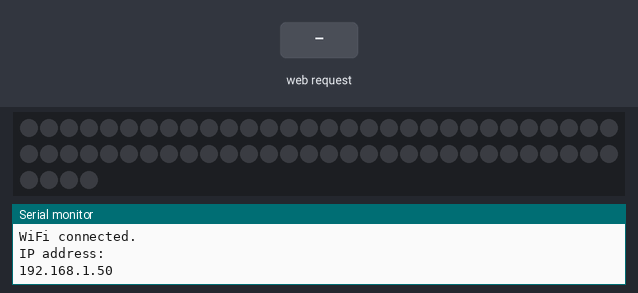
The sketch below on a simulated ESP8266 (NodeMCU). Parts: 64 RGB LEDs in strip order, left to right, continuing on the next row, the last lines printed to the serial monitor. Inputs (shaded band) come from the test bench. Dim RGB values are drawn brighter than linear; WiFi joins after 1.5 s; servers stay silent unless stated; colours are those a GRB WS2812 strip shows for the declared byte order; random numbers use the default seed unless the sketch sets one.

Above: at 2.7 s.
2.8 s: HTTP request GET /animate/on received
At 3.88 s:
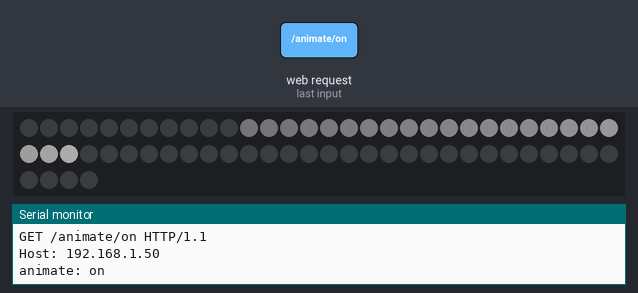
At 6.75 s:
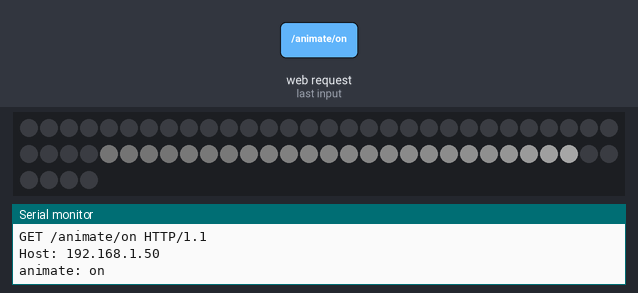
Timing chart, 0 to 8.2 s (numbered marks = the images above; inputs shaded):
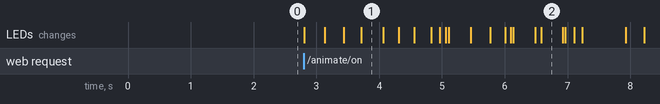

Measured:
- after the input at 2.8 s, the LEDs: first change at once (image 1 shows a later state)

The sketch:

project03.ino
```cpp
#include <ESP8266WiFi.h>
#include <FastLED.h>
#define NUM_LEDS 64
#define DATA_PIN 5
CRGB leds[NUM_LEDS];

unsigned long previousMillis = 0;
int count = 0;
int loops = 0;

// Replace with your network credentials
const char* ssid     = "test";
const char* password = "test";

WiFiServer server(80);
String header;
String outputState[64];
String animationState = "off";
const int output5 = 5;
unsigned long currentTime = millis();
unsigned long previousTime = 0;
const long timeoutTime = 25000;

void setup() {
  Serial.begin(115200);
  int i = 0;
  while (i < 64)
    outputState[i++] = "off";
  pinMode(output5, OUTPUT);
  digitalWrite(output5, LOW);

  Serial.print("Connecting to ");
  Serial.println(ssid);
  WiFi.begin(ssid, password);
  while (WiFi.status() != WL_CONNECTED) {
    delay(500);
    Serial.println(".");
  }
  Serial.println("");
  Serial.println("WiFi connected.");
  Serial.println("IP address: ");
  Serial.println(WiFi.localIP());

  FastLED.addLeds<WS2812,DATA_PIN,RGB>(leds,NUM_LEDS);
  FastLED.setBrightness(50);

  server.begin();
}

void loop(){
  WiFiClient client = server.available();

  if (client) {
    Serial.println("New Client.");
    String currentLine = "";
    currentTime = millis();
    previousTime = currentTime;
    while (client.connected() && currentTime - previousTime <= timeoutTime) {
      currentTime = millis();
      if (client.available()) {
        char c = client.read();
        Serial.write(c);
        header += c;
        if (c == '\n') {
          if (currentLine.length() == 0) {
            client.println("HTTP/1.1 200 OK");
            client.println("Content-type:text/html");
            client.println("Connection: close");
            client.println();

            // turn animation on and off
            if (header.indexOf("GET /animate/on") >= 0) {
                Serial.println("animate: on");
                animationState = "on";
                } else if (header.indexOf("GET /animate/off") >= 0) {
                  Serial.println("animate: off");
                  animationState = "off";
                  }

            // turns the LEDs on and off
            if (animationState == "off")
            {
              for (int i = 0; i < 64; i++)
              {
                  if (header.indexOf("GET /" + String(i) + "/on") >= 0) {
                  Serial.println("GPIO" + String(i) + "on");
                  outputState[i] = "on";
                  } else if (header.indexOf("GET /" + String(i) + "/off") >= 0) {
                    Serial.println("GPIO" + String(i) + "off");
                    outputState[i] = "off";
                    }
              }
            }

            client.println("<!DOCTYPE html><html lang=\"en\">");
            client.println("<head>");
            client.println("  <meta name=\"viewport\" content=\"width=device-width, initial-scale=1\">");
            client.println("  <link rel=\"icon\" href=\"data:,\">");
            client.println("  <style>");
            client.println("    html { font-family: Helvetica; margin: 10px auto; text-align: center;}");
            client.println("    .button-container { width: 100%; display: flex; flex-wrap: wrap; justify-content: space-around;}");
            client.println("    .button-row { display: flex; justify-content: space-around; width: 100%; margin: 15px}");
            client.println("    .button { display: inline-block; background-color: #195B6A; border: none; color: white;");
            client.println("      padding: 16px 40px; text-decoration: none; font-size: 30px; margin: 2px; cursor: pointer;}");
            client.println("    .button2 { display: inline-block; background-color: #77878A;}");
            client.println("  </style>");
            client.println("</head>");

            client.println("<body>");
            client.println("  <h1>THE MACHINE THAT GOES PING</h1>");

            client.println("  <div class=\"button-container\">");
            for (int i = 0; i < 64; i++) {
              if (i % 5 == 0) {
                client.println("    <div class=\"button-row\">");
              }
              if (outputState[i] == "off") {
                client.println("      <div><a href=\"/" + String(i) + "/on\"><button class=\"button\">" + String(i) + " ON</button></a></div>");
              } else {
                client.println("      <div><a href=\"/" + String(i) + "/off\"><button class=\"button\">" + String(i) + " OFF</button></a></div>");
              }
              if ((i + 1) % 5 == 0 || i == 63) {
                client.println("    </div>");
              }
            }
            client.println("  </div>");

            if (animationState == "off") {
                client.println("      <div><a href=\"/animate/on\"><button class=\"button\">Animation: ON</button></a></div>");
              } else {
                client.println("      <div><a href=\"/animate/off\"><button class=\"button\">Animation: OFF</button></a></div>");
              }
            client.println("</body></html>");
            client.println();

            if (animationState == "off")
            {
              for (int i = 0; i < 64; i++)
              {
                if (outputState[i] == "on")
                  leds[i]=CRGB::Blue;
                else if (outputState[i] == "off")
                  leds[i]=CRGB::Black;
                FastLED.show();
              }
            }
            else
            {
              while (loops < 640)
              {
                shootingStarAnimation(255, 255, 255, random(10, 60), random(5, 40), random(2000, 8000), 1);
                loops++;
              }
              loops = 0;
              for (int i = 0; i < 64; i++)
              {
                leds[i]=CRGB::Black;
                FastLED.show();
              }
            }

          } else {
            currentLine = "";
          }
        } else if (c != '\r') {
          currentLine += c;
        }
      }
    }
    header = "";
    client.stop();
    Serial.println("Client disconnected.");
    Serial.println("");
  }
}

void shootingStarAnimation(int red, int green, int blue, int tail_length, int delay_duration, int interval, int direction){
  unsigned long currentMillis = millis();
  if (currentMillis - previousMillis >= interval) {
    previousMillis = currentMillis;
    count = 0;
  }
  if (direction == -1) {
    if (count < NUM_LEDS) {
      leds[NUM_LEDS - (count % (NUM_LEDS+1))].setRGB(red, green, blue);
      count++;
    }
  }
  else {
    if (count < NUM_LEDS) {
      leds[count % (NUM_LEDS+1)].setRGB(red, green, blue);
      count++;
    }
  }
  fadeToBlackBy(leds, NUM_LEDS, tail_length);
  FastLED.show();
  delay(delay_duration);
}
```
